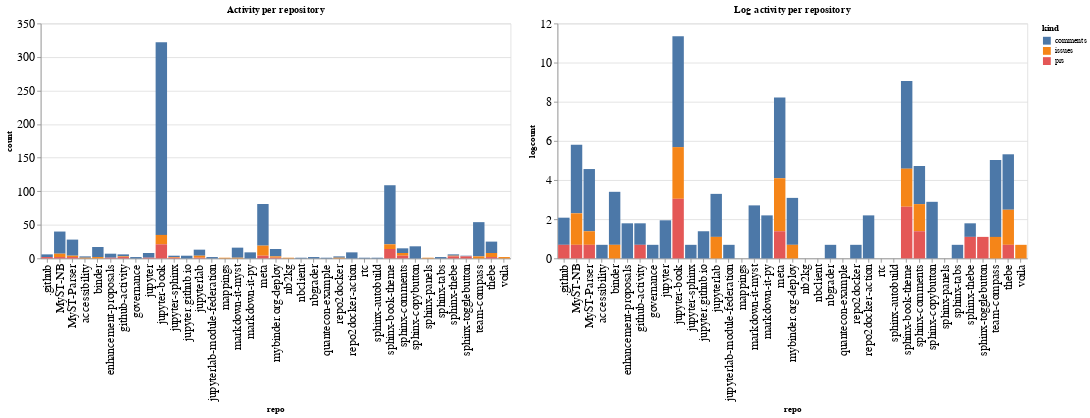

Here is the notebook cell this chart was saved with:
### Code cell
ch1 = alt.Chart(repo_summaries, width=600, title="Activity per repository").mark_bar().encode(
    x='repo',
    y='count',
    color='kind',
    tooltip="kind"
)

ch2 = alt.Chart(repo_summaries, width=600, title="Log activity per repository").mark_bar().encode(
    x='repo',
    y='logcount',
    color='kind',
    tooltip="kind"
)

ch1 | ch2

### Figure 1 — Vega-Lite specification as saved in the notebook (floating-point values rounded to 4 significant figures)
{"config": {"axisLeft": {"labelFontSize": 15}, "axisBottom": {"labelFontSize": 15}}, "hconcat": [{"mark": "bar", "encoding": {"color": {"type": "nominal", "field": "kind"}, "tooltip": {"type": "nominal", "field": "kind"}, "x": {"type": "nominal", "field": "repo"}, "y": {"type": "quantitative", "field": "count"}}, "title": "Activity per repository", "width": 600}, {"mark": "bar", "encoding": {"color": {"type": "nominal", "field": "kind"}, "tooltip": {"type": "nominal", "field": "kind"}, "x": {"type": "nominal", "field": "repo"}, "y": {"type": "quantitative", "field": "logcount"}}, "title": "Log activity per repository", "width": 600}], "data": {"name": "data-c97cadae595550324bf785a0edbe80a1"}, "$schema": "https://vega.github.io/schema/vega-lite/v4.8.1.json", "datasets": {"data-c97cadae595550324bf785a0edbe80a1": [{"repo": ".github", "kind": "comments", "count": 4, "logcount": 1.386}, {"repo": ".github", "kind": "prs", "count": 2, "logcount": 0.6931}, {"repo": "MyST-NB", "kind": "comments", "count": 33, "logcount": 3.497}, {"repo": "MyST-NB", "kind": "issues", "count": 5, "logcount": 1.609}, {"repo": "MyST-NB", "kind": "prs", "count": 2, "logcount": 0.6931}, {"repo": "MyST-Parser", "kind": "comments", "count": 24, "logcount": 3.178}, {"repo": "MyST-Parser", "kind": "issues", "count": 2, "logcount": 0.6931}, {"repo": "MyST-Parser", "kind": "prs", "count": 2, "logcount": 0.6931}, {"repo": "accessibility", "kind": "comments", "count": 2, "logcount": 0.6931}, {"repo": "accessibility", "kind": "issues", "count": 1, "logcount": 0.0}, {"repo": "binder", "kind": "comments", "count": 15, "logcount": 2.708}, {"repo": "binder", "kind": "issues", "count": 2, "logcount": 0.6931}, {"repo": "enhancement-proposals", "kind": "comments", "count": 6, "logcount": 1.792}, {"repo": "enhancement-proposals", "kind": "prs", "count": 1, "logcount": 0.0}, {"repo": "github-activity", "kind": "comments", "count": 3, "logcount": 1.099}, {"repo": "github-activity", "kind": "issues", "count": 1, "logcount": 0.0}, {"repo": "github-activity", "kind": "prs", "count": 2, "logcount": 0.6931}, {"repo": "governance", "kind": "comments", "count": 2, "logcount": 0.6931}, {"repo": "jupyter", "kind": "comments", "count": 7, "logcount": 1.946}, {"repo": "jupyter", "kind": "prs", "count": 1, "logcount": 0.0}, {"repo": "jupyter-book", "kind": "comments", "count": 287, "logcount": 5.659}, {"repo": "jupyter-book", "kind": "issues", "count": 14, "logcount": 2.639}, {"repo": "jupyter-book", "kind": "prs", "count": 21, "logcount": 3.045}, {"repo": "jupyter-sphinx", "kind": "comments", "count": 2, "logcount": 0.6931}, {"repo": "jupyter-sphinx", "kind": "issues", "count": 1, "logcount": 0.0}, {"repo": "jupyter-sphinx", "kind": "prs", "count": 1, "logcount": 0.0}, {"repo": "jupyter.github.io", "kind": "comments", "count": 4, "logcount": 1.386}, {"repo": "jupyterlab", "kind": "comments", "count": 9, "logcount": 2.197}, {"repo": "jupyterlab", "kind": "issues", "count": 3, "logcount": 1.099}, {"repo": "jupyterlab", "kind": "prs", "count": 1, "logcount": 0.0}, {"repo": "jupyterlab-module-federation", "kind": "comments", "count": 2, "logcount": 0.6931}, {"repo": "mappings", "kind": "issues", "count": 1, "logcount": 0.0}, {"repo": "markdown-it-myst", "kind": "comments", "count": 15, "logcount": 2.708}, {"repo": "markdown-it-myst", "kind": "issues", "count": 1, "logcount": 0.0}, {"repo": "markdown-it-py", "kind": "comments", "count": 9, "logcount": 2.197}, {"repo": "meta", "kind": "comments", "count": 62, "logcount": 4.127}, {"repo": "meta", "kind": "issues", "count": 15, "logcount": 2.708}, {"repo": "meta", "kind": "prs", "count": 4, "logcount": 1.386}, {"repo": "mybinder.org-deploy", "kind": "comments", "count": 11, "logcount": 2.398}, {"repo": "mybinder.org-deploy", "kind": "issues", "count": 2, "logcount": 0.6931}, {"repo": "mybinder.org-deploy", "kind": "prs", "count": 1, "logcount": 0.0}, {"repo": "nb2kg", "kind": "issues", "count": 1, "logcount": 0.0}, {"repo": "nbclient", "kind": "comments", "count": 1, "logcount": 0.0}, {"repo": "nbgrader", "kind": "comments", "count": 2, "logcount": 0.6931}, {"repo": "quantecon-example", "kind": "comments", "count": 1, "logcount": 0.0}, {"repo": "repo2docker", "kind": "comments", "count": 2, "logcount": 0.6931}, {"repo": "repo2docker", "kind": "issues", "count": 1, "logcount": 0.0}, {"repo": "repo2docker-action", "kind": "comments", "count": 9, "logcount": 2.197}, {"repo": "rtc", "kind": "comments", "count": 1, "logcount": 0.0}, {"repo": "sphinx-autobuild", "kind": "comments", "count": 1, "logcount": 0.0}, {"repo": "sphinx-book-theme", "kind": "comments", "count": 88, "logcount": 4.477}, {"repo": "sphinx-book-theme", "kind": "issues", "count": 7, "logcount": 1.946}, {"repo": "sphinx-book-theme", "kind": "prs", "count": 14, "logcount": 2.639}, {"repo": "sphinx-comments", "kind": "comments", "count": 7, "logcount": 1.946}, {"repo": "sphinx-comments", "kind": "issues", "count": 4, "logcount": 1.386}, {"repo": "sphinx-comments", "kind": "prs", "count": 4, "logcount": 1.386}, {"repo": "sphinx-copybutton", "kind": "comments", "count": 18, "logcount": 2.89}, {"repo": "sphinx-panels", "kind": "issues", "count": 1, "logcount": 0.0}, {"repo": "sphinx-tabs", "kind": "comments", "count": 2, "logcount": 0.6931}, {"repo": "sphinx-thebe", "kind": "comments", "count": 2, "logcount": 0.6931}, {"repo": "sphinx-thebe", "kind": "issues", "count": 1, "logcount": 0.0}, {"repo": "sphinx-thebe", "kind": "prs", "count": 3, "logcount": 1.099}, {"repo": "sphinx-togglebutton", "kind": "comments", "count": 1, "logcount": 0.0}, {"repo": "sphinx-togglebutton", "kind": "prs", "count": 3, "logcount": 1.099}, {"repo": "team-compass", "kind": "comments", "count": 51, "logcount": 3.932}, {"repo": "team-compass", "kind": "issues", "count": 3, "logcount": 1.099}, {"repo": "thebe", "kind": "comments", "count": 17, "logcount": 2.833}, {"repo": "thebe", "kind": "issues", "count": 6, "logcount": 1.792}, {"repo": "thebe", "kind": "prs", "count": 2, "logcount": 0.6931}, {"repo": "voila", "kind": "issues", "count": 2, "logcount": 0.6931}]}}
